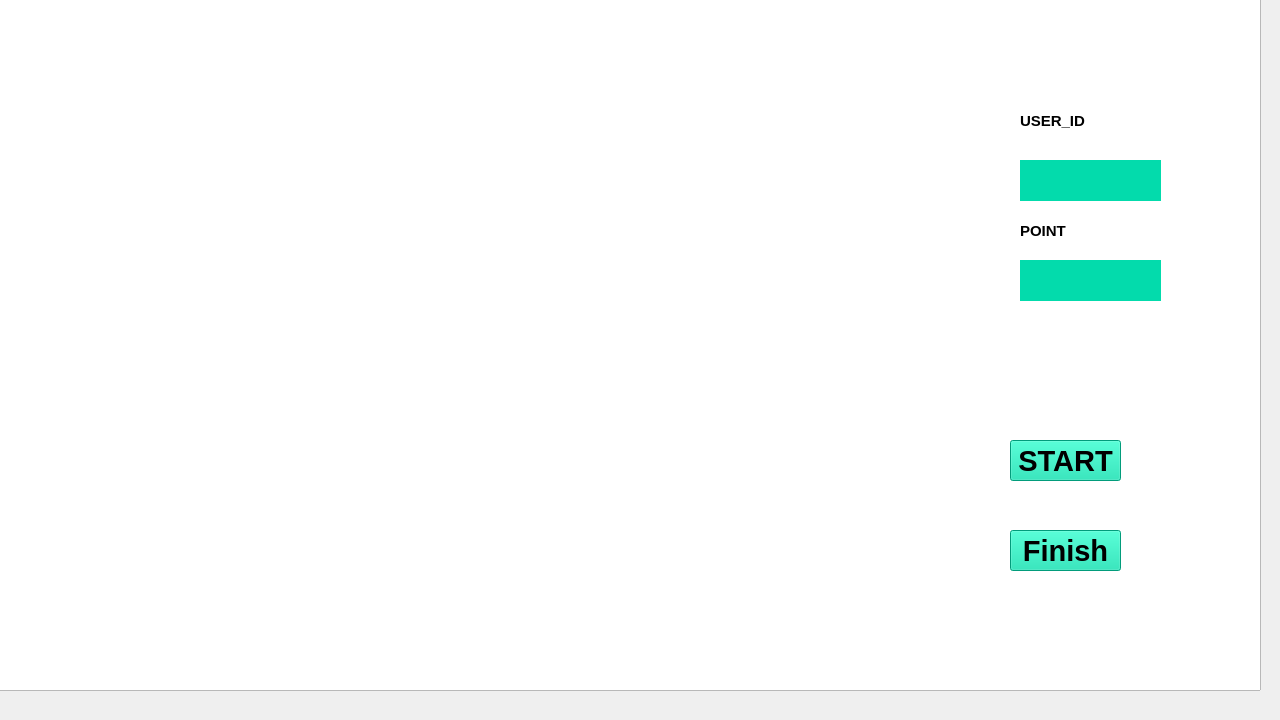
<?xml version="1.0" encoding="UTF-8"?>
<ui version="4.0">
 <class>Form</class>
 <widget class="QWidget" name="Form">
  <property name="geometry">
   <rect>
    <x>0</x>
    <y>0</y>
    <width>1280</width>
    <height>720</height>
   </rect>
  </property>
  <property name="maximumSize">
   <size>
    <width>16777213</width>
    <height>16777215</height>
   </size>
  </property>
  <property name="windowTitle">
   <string>Form</string>
  </property>
  <property name="autoFillBackground">
   <bool>false</bool>
  </property>
  <property name="styleSheet">
   <string notr="true"/>
  </property>
  <widget class="QGraphicsView" name="graphicsView">
   <property name="geometry">
    <rect>
     <x>-20</x>
     <y>-30</y>
     <width>1281</width>
     <height>721</height>
    </rect>
   </property>
   <property name="styleSheet">
    <string notr="true">background: url(D:ObjectDetection.jpg);</string>
   </property>
  </widget>
  <widget class="QLabel" name="label">
   <property name="geometry">
    <rect>
     <x>100</x>
     <y>110</y>
     <width>891</width>
     <height>501</height>
    </rect>
   </property>
   <property name="text">
    <string/>
   </property>
  </widget>
  <widget class="QPushButton" name="pushButton">
   <property name="geometry">
    <rect>
     <x>1010</x>
     <y>530</y>
     <width>111</width>
     <height>41</height>
    </rect>
   </property>
   <property name="font">
    <font>
     <family>Leelawadee UI</family>
     <pointsize>22</pointsize>
     <weight>75</weight>
     <bold>true</bold>
    </font>
   </property>
   <property name="styleSheet">
    <string notr="true">background-color:rgb(3, 219, 172)</string>
   </property>
   <property name="text">
    <string>Finish</string>
   </property>
  </widget>
  <widget class="QPushButton" name="pushButton_2">
   <property name="geometry">
    <rect>
     <x>1010</x>
     <y>440</y>
     <width>111</width>
     <height>41</height>
    </rect>
   </property>
   <property name="font">
    <font>
     <family>Leelawadee UI</family>
     <pointsize>22</pointsize>
     <weight>75</weight>
     <bold>true</bold>
    </font>
   </property>
   <property name="styleSheet">
    <string notr="true">background-color:rgb(3, 219, 172)</string>
   </property>
   <property name="text">
    <string>START</string>
   </property>
  </widget>
  <widget class="QLabel" name="label_2">
   <property name="geometry">
    <rect>
     <x>1020</x>
     <y>100</y>
     <width>71</width>
     <height>41</height>
    </rect>
   </property>
   <property name="font">
    <font>
     <family>Leelawadee UI</family>
     <pointsize>11</pointsize>
     <weight>75</weight>
     <bold>true</bold>
    </font>
   </property>
   <property name="text">
    <string>USER_ID</string>
   </property>
  </widget>
  <widget class="QLabel" name="label_3">
   <property name="geometry">
    <rect>
     <x>1020</x>
     <y>210</y>
     <width>61</width>
     <height>41</height>
    </rect>
   </property>
   <property name="font">
    <font>
     <family>Leelawadee UI</family>
     <pointsize>11</pointsize>
     <weight>75</weight>
     <bold>true</bold>
    </font>
   </property>
   <property name="text">
    <string>POINT</string>
   </property>
  </widget>
  <widget class="QLabel" name="user_id">
   <property name="geometry">
    <rect>
     <x>1020</x>
     <y>160</y>
     <width>141</width>
     <height>41</height>
    </rect>
   </property>
   <property name="styleSheet">
    <string notr="true">background-color: rgb(3, 219, 172)</string>
   </property>
   <property name="text">
    <string/>
   </property>
  </widget>
  <widget class="QLabel" name="user_point">
   <property name="geometry">
    <rect>
     <x>1020</x>
     <y>260</y>
     <width>141</width>
     <height>41</height>
    </rect>
   </property>
   <property name="styleSheet">
    <string notr="true">background-color: rgb(3, 219, 172);</string>
   </property>
   <property name="text">
    <string/>
   </property>
  </widget>
 </widget>
 <resources/>
 <connections/>
</ui>
